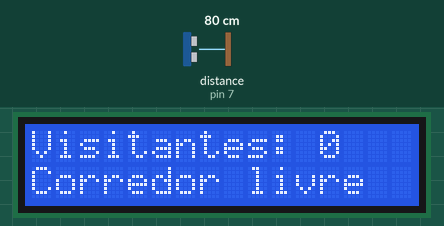
Simulated run of this sketch. Board: Arduino Uno, built with avr-gcc and run on an emulated ATmega328P. On the bench: 16×2 character LCD. Wiring (inferred from the names in the program): ultrasonic range finder: trigger pin 6; echo pin 7. Inputs (shaded band) come from the test bench; at power-on: distance to the obstacle (sensor on pin 7) 80 cm. The echo pulse lasts 58.3 µs per cm; what the sketch prints to the serial monitor is not drawn.

Above: at 1.2 s.
1.3 s: distance to the obstacle (sensor on pin 7) set to 4 cm
At 2.6 s:
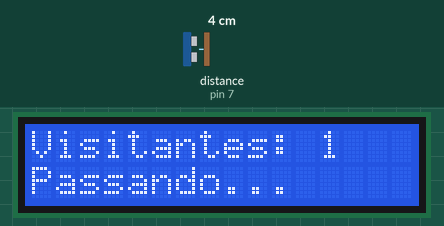
2.9 s: distance to the obstacle (sensor on pin 7) set to 60 cm
At 4.1 s:
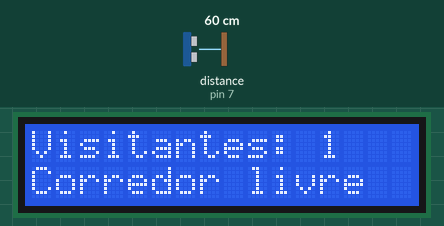
4.4 s: distance to the obstacle (sensor on pin 7) set to 9 cm
At 4.9 s:
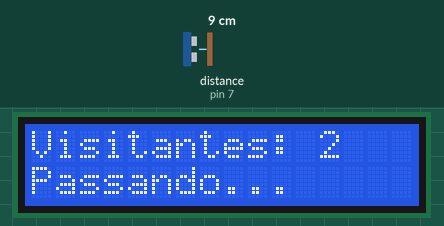
Timing chart, 0 to 7.4 s (numbered marks = the images above; inputs shaded):
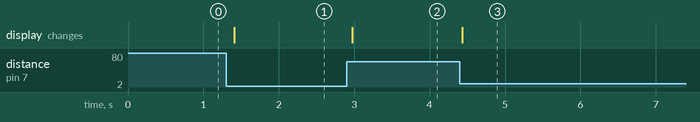

Measured:
- after the input at 1.3 s, the display: changes after 0.11 s (image 1)
- after the input at 2.9 s, the display: changes after 0.08 s (image 2)
- after the input at 4.4 s, the display: changes at once (image 3)

The sketch:

p32_contador_de_pessoas.ino
```cpp
/*
 * Projeto 32: Contador de Pessoas
 * O que faz: Conta quantas pessoas passam em frente ao sensor HC-SR04 e exibe o total no LCD 16x2 I2C.
 * Ligações: D6 (Trig), D7 (Echo), A4 (LCD SDA), A5 (LCD SCL)
 * Bibliotecas: Wire, LiquidCrystal I2C
 * Material: 80 Projetos Arduino
 */

#include <Wire.h>
#include <LiquidCrystal_I2C.h>

const byte PINO_TRIG = 6;      // Trig do HC-SR04
const byte PINO_ECHO = 7;      // Echo do HC-SR04
const byte PINO_I2C_SDA = A4;  // LCD SDA
const byte PINO_I2C_SCL = A5;  // LCD SCL

const byte ENDERECO_LCD = 0x27;          // AJUSTE AQUI: 0x27 ou 0x3F
const int DISTANCIA_PASSAGEM_CM = 45;    // AJUSTE AQUI: distância do vão de passagem (cm)

LiquidCrystal_I2C lcd(ENDERECO_LCD, 16, 2);

unsigned int totalPessoas = 0;
bool pessoaPassando = false;

long medirCm() {
  digitalWrite(PINO_TRIG, LOW);
  delayMicroseconds(2);
  digitalWrite(PINO_TRIG, HIGH);
  delayMicroseconds(10);
  digitalWrite(PINO_TRIG, LOW);

  unsigned long dur = pulseIn(PINO_ECHO, HIGH, 30000UL);
  if (dur == 0) return 400;
  return (long)(dur * 0.0343 / 2.0);
}

void atualizarTela() {
  lcd.setCursor(0, 0);
  lcd.print(F("Visitantes: "));
  lcd.print(totalPessoas);
  lcd.print(F("    "));

  lcd.setCursor(0, 1);
  if (pessoaPassando) {
    lcd.print(F("Passando...     "));
  } else {
    lcd.print(F("Corredor livre  "));
  }
}

void setup() {
  Serial.begin(9600);
  (void)PINO_I2C_SDA;
  (void)PINO_I2C_SCL;

  pinMode(PINO_TRIG, OUTPUT);
  pinMode(PINO_ECHO, INPUT);

  lcd.init();
  lcd.backlight();
  atualizarTela();
  Serial.println(F("Sistema pronto! Contador de Pessoas ativo."));
}

void loop() {
  long cm = medirCm();

  if (!pessoaPassando && cm > 2 && cm < DISTANCIA_PASSAGEM_CM) {
    pessoaPassando = true;
    totalPessoas++;
    atualizarTela();
    Serial.print(F("Passagem detectada! Total de pessoas: "));
    Serial.println(totalPessoas);
  } else if (pessoaPassando && cm > (DISTANCIA_PASSAGEM_CM + 10)) {
    pessoaPassando = false;
    atualizarTela();
  }

  delay(80);
}
```
